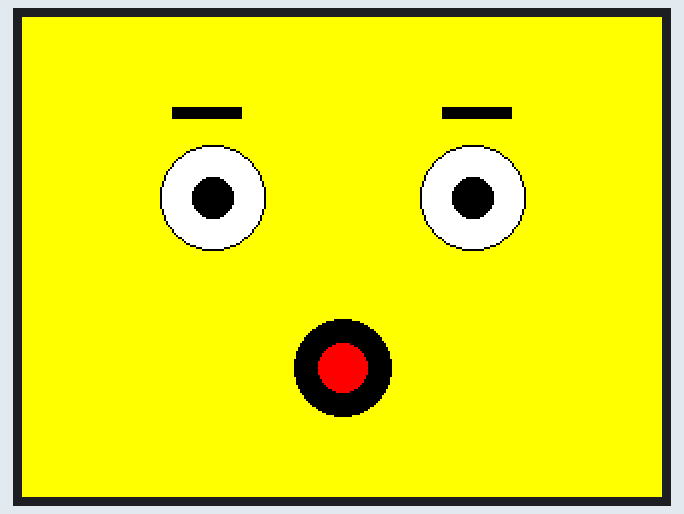
This sketch was run on a simulated Arduino Uno, built with avr-gcc and run on an emulated ATmega328P. On the bench: 320×240 colour display.

Above: at 0.3 s.

The sketch:

Startled.ino
```cpp
#include <Adafruit_GFX.h>
#include <Adafruit_ILI9341.h>
#include <SPI.h>

#define TFT_CS   10
#define TFT_DC   9
#define TFT_RST  8

Adafruit_ILI9341 tft = Adafruit_ILI9341(TFT_CS, TFT_DC, TFT_RST);

void setup() {
  tft.begin();
  tft.setRotation(1);

  // Full-screen face
  tft.fillScreen(ILI9341_YELLOW);

  int cx = 160;
  int cy = 120;

  // Eyebrows
  tft.fillRect(cx - 85, cy - 75, 35, 6, ILI9341_BLACK);
  tft.fillRect(cx + 50, cy - 75, 35, 6, ILI9341_BLACK);

  // Eyes - big and open
  tft.fillCircle(cx - 65, cy - 30, 26, ILI9341_WHITE);
  tft.drawCircle(cx - 65, cy - 30, 26, ILI9341_BLACK);
  tft.fillCircle(cx - 65, cy - 30, 10, ILI9341_BLACK);

  tft.fillCircle(cx + 65, cy - 30, 26, ILI9341_WHITE);
  tft.drawCircle(cx + 65, cy - 30, 26, ILI9341_BLACK);
  tft.fillCircle(cx + 65, cy - 30, 10, ILI9341_BLACK);

  // Mouth - big shocked O
  tft.fillCircle(cx, cy + 55, 24, ILI9341_BLACK);
  tft.fillCircle(cx, cy + 55, 12, ILI9341_RED);
}

void loop() {
}
```
